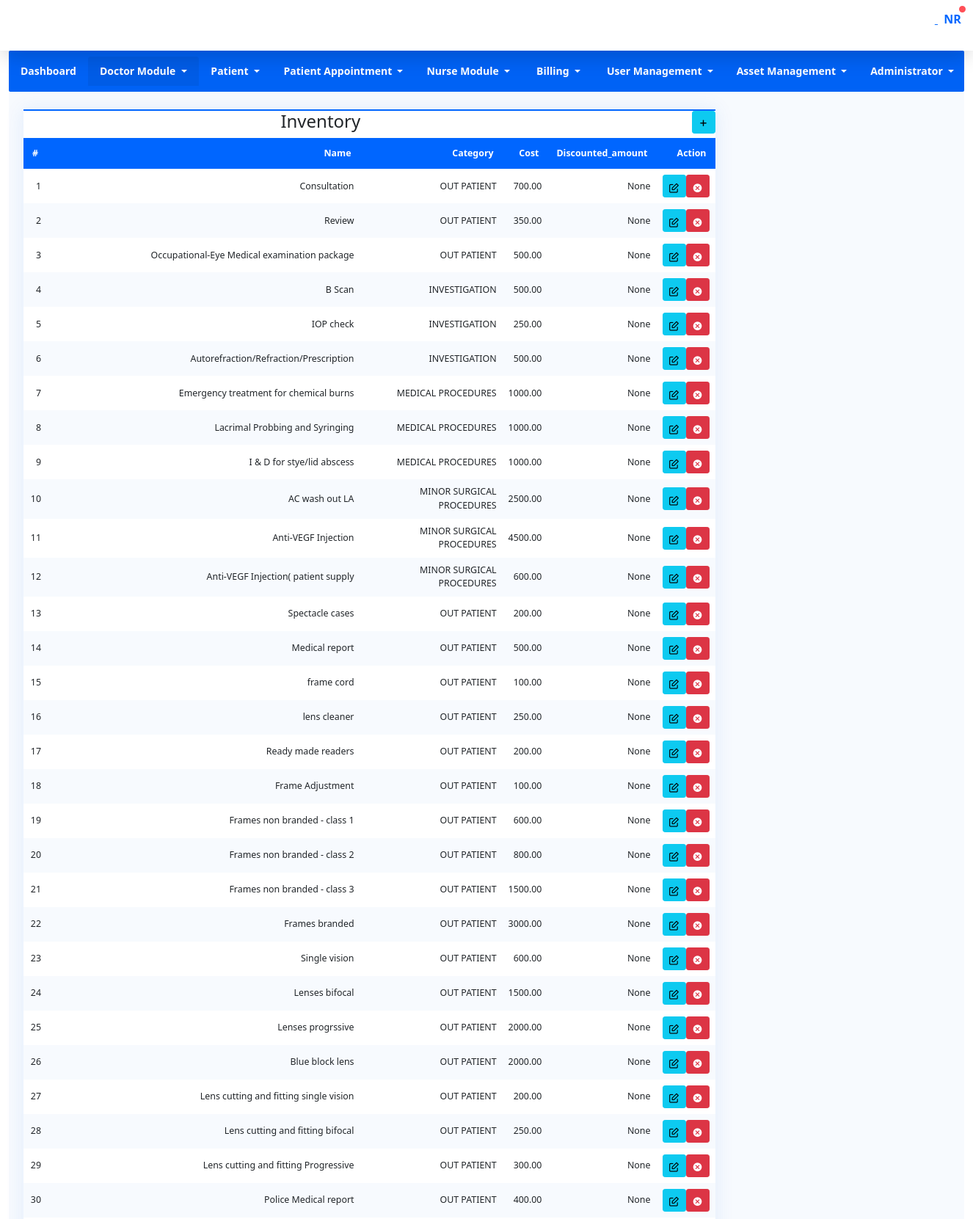
Screenshot of /company/Servicelist/ (signed in, upper part) with the database file from the repository.
### users/models.py (models this page shows, shortened)
class Services(models.Model):
    name = models.CharField(max_length=255, blank=True, null=True)
    category = models.ForeignKey(Services_Category, on_delete=models.CASCADE,)
    cost = models.DecimalField(max_digits=6, decimal_places=2,blank=True, null=True)
    disc_amount = models.DecimalField(max_digits=6, decimal_places=2,blank=True, null=True)

class Services_Category(models.Model):
    name = models.CharField(max_length=70, blank=True, null=True)
    status = models.CharField(max_length=255, choices=(('Active', 'Active'),('inactive', 'inactive')), default='Active')
    def __str__(self):
        return self.name

### users/views.py (the view)
# urls.py: path('company/Servicelist/', users.ServiceListView.as_view(), name='Servicelist'),
@method_decorator(login_required, name='dispatch')
class ServiceListView(CreateView):
    model = Services
    template_name = 'users/servicelist.html'
    success_url = reverse_lazy('user_app:Servicelist')
    form_class = ServicesForm  # Default blank form class
    def get_context_data(self, **kwargs):
        context = super().get_context_data(**kwargs)
        context['service_form'] = ServicesForm()
        context['service_data'] = {
            'serviceLists': Services.objects.all(),
        }
        return context

### users/templates/users/servicelist.html (shortened to what this page needs)
<!doctype html>
<html lang="en"> {% include 'base.html' %} {% include 'base/header.html' %} <div class="container-fluid"> {% include 'base/navbar.html' %} <div class="main-container">
      <div class="content-wrapper">
        <div class="row gutters text-right">
          <div class="col-md-9 ">
            <div class="table-container">
              <div class="row">
                <div class="col-md-6">
                  <h4>Inventory</h4>
                </div>
                <div class="col-md-6 text-right">
                  <button type="button" class="btn btn-info btn-sm" data-toggle="modal" data-target="#DeptModal">
                    <i class="icon-plus"></i>
                  </button>
                </div>
              </div>
              <div class="table-responsive">
                <table id="basicExamples" class="table">
                  <thead>
                    <tr>
                      <th>#</th>
                      <th>Name</th>
                      <th>Category</th>
                      <th>Cost</th>
                      <th>Discounted_amount</th>
                      <th>Action</th>
                    </tr>
                  </thead>
                  <tbody> {% for data in service_data.serviceLists %} <tr>
                      <td>{{ forloop.counter }}</td>
                      <td>{{ data.name }}</td>
                      <td>{{ data.category }}</td>
                      <td>{{ data.cost }}</td>
                      <td>{{ data.disc_amount }}</td>
                      <td>
                        <div class="btn-group btn-group-sm">
                          <a href="#">
                            <button type="button" class="btn btn-info btn-sm">
                              <i class="icon-edit1"></i>
                            </button>
                          </a>
                          <a href="">
                            <button type="button" class="btn btn-danger btn-sm">
                              <i class="icon-cancel"></i>
                            </button>
                          </a>
                        </div>
                      </td> {% endfor %}
                    </tr>
                  </tbody>
                </table>
              </div>
            </div>
          </div>
            </div>
          </div>
        </div>
      </div>
</html>

### rows the page displays
Services: name "Consultation", category "OUT PATIENT", cost "700.00", disc_amount "None"
Services: name "Review", category "OUT PATIENT", cost "350.00", disc_amount "None"
Services: name "Occupational-Eye Medical examination package", category "OUT PATIENT", cost "500.00", disc_amount "None"
Services: name "B Scan", category "INVESTIGATION", cost "500.00", disc_amount "None"
Services: name "IOP check", category "INVESTIGATION", cost "250.00", disc_amount "None"
Services: name "Autorefraction/Refraction/Prescription", category "INVESTIGATION", cost "500.00", disc_amount "None"
Services: name "Emergency treatment for chemical burns", category "MEDICAL PROCEDURES", cost "1000.00", disc_amount "None"
Services: name "Lacrimal Probbing and Syringing", category "MEDICAL PROCEDURES", cost "1000.00", disc_amount "None"
Services: name "I & D for stye/lid abscess", category "MEDICAL PROCEDURES", cost "1000.00", disc_amount "None"
Services: name "AC wash out LA", category "MINOR SURGICAL PROCEDURES", cost "2500.00", disc_amount "None"
Services: name "Anti-VEGF Injection", category "MINOR SURGICAL PROCEDURES", cost "4500.00", disc_amount "None"
Services: name "Anti-VEGF Injection( patient supply", category "MINOR SURGICAL PROCEDURES", cost "600.00", disc_amount "None"
Services: name "Spectacle cases", category "OUT PATIENT", cost "200.00", disc_amount "None"
Services: name "Medical report", category "OUT PATIENT", cost "500.00", disc_amount "None"
Services: name "frame cord", category "OUT PATIENT", cost "100.00", disc_amount "None"
Services: name "lens cleaner", category "OUT PATIENT", cost "250.00", disc_amount "None"
Services: name "Ready made readers", category "OUT PATIENT", cost "200.00", disc_amount "None"
Services: name "Frame Adjustment", category "OUT PATIENT", cost "100.00", disc_amount "None"
Services: name "Frames non branded - class 1", category "OUT PATIENT", cost "600.00", disc_amount "None"
Services: name "Frames non branded - class 2", category "OUT PATIENT", cost "800.00", disc_amount "None"
Services: name "Frames non branded - class 3", category "OUT PATIENT", cost "1500.00", disc_amount "None"
Services: name "Frames branded", category "OUT PATIENT", cost "3000.00", disc_amount "None"
Services: name "Single vision", category "OUT PATIENT", cost "600.00", disc_amount "None"
Services: name "Lenses bifocal", category "OUT PATIENT", cost "1500.00", disc_amount "None"
Services: name "Lenses progrssive", category "OUT PATIENT", cost "2000.00", disc_amount "None"
Services: name "Blue block lens", category "OUT PATIENT", cost "2000.00", disc_amount "None"
Services: name "Lens cutting and fitting single vision", category "OUT PATIENT", cost "200.00", disc_amount "None"
Services: name "Lens cutting and fitting bifocal", category "OUT PATIENT", cost "250.00", disc_amount "None"
Services: name "Lens cutting and fitting Progressive", category "OUT PATIENT", cost "300.00", disc_amount "None"
Services: name "Police Medical report", category "OUT PATIENT", cost "400.00", disc_amount "None"
